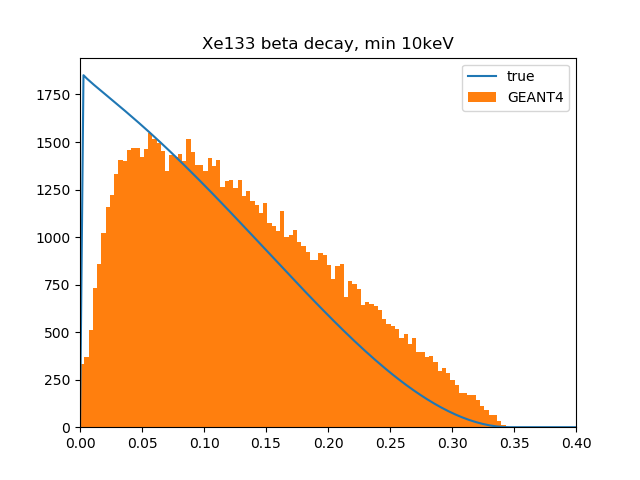

Write Python code to recreate this figure.
import numpy as np
import matplotlib.pyplot as plt

eDep_file_t0 = np.genfromtxt('Xe133_beta_spectrum_min10keV_t0.csv', delimiter=',')
eDep_file_t1 = np.genfromtxt('Xe133_beta_spectrum_min10keV_t1.csv', delimiter=',')

eDep = []
for rad in eDep_file_t0:
        a_row = []
        for tal in rad:
                a_row.append(tal)
        eDep.append(a_row)
for rad in eDep_file_t1:
        a_row = []
        for tal in rad:
                a_row.append(tal)
        eDep.append(a_row)

Xe133_beta = []
for rad in eDep:
        if (rad[3] > 0):
                Xe133_beta.append(rad[3])

with open('XE133_beta_spectrum.txt') as f:
    values = []

    for line in f:
        rad = line.strip("\n").split(" ")
        en_rad =[]
        for tal in rad:
            en_rad.append( tal )
        values.append(en_rad)

values.pop()

h = []
for row in values:
    r = []
    for nr in row:
        t = float(nr)
        r.append(t/1000)
    h.append(r)

x = []
y = []
for i in range(len(h)):
    x.append(h[i][0])
    y.append(h[i][1])
print(sum(y))

plt.plot(x, 100000*(np.array(y)/sum(y)),label="true")
plt.hist(Xe133_beta, bins=100, label="GEANT4")
plt.xlim(0, 0.4)
plt.title("Xe133 beta decay, min 10keV")
plt.legend()
plt.savefig("Xe133_beta_spectrum_min10keV.png")
plt.show()
